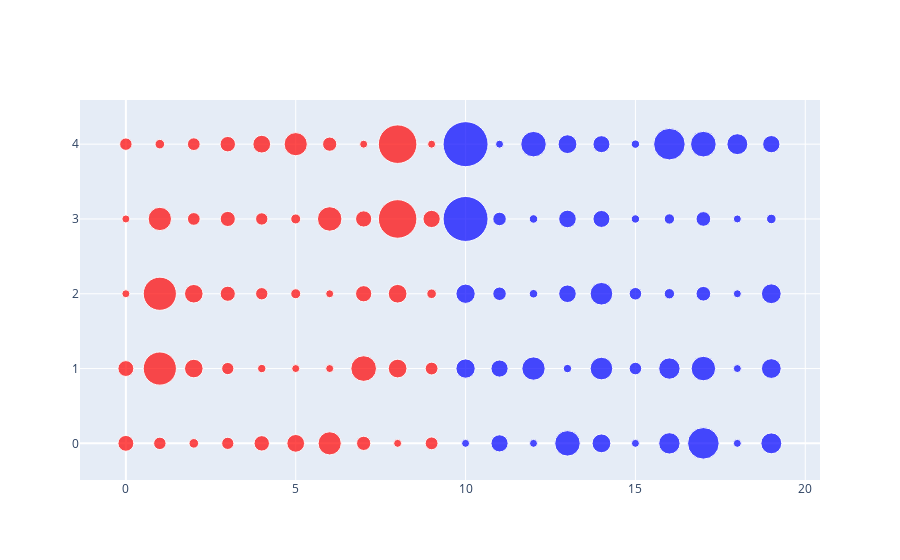

Notebook code for this chart:
### Code cell
x_vals = [a[0] for a in (R_coords + D_coords)]
y_vals = [a[1] for a in (R_coords + D_coords)]
pops = [a for a in (R_pops + D_pops)]

bubble(x_vals, y_vals, colors, pops, full_sen_list)

### Figure 1 — Plotly figure (JSON) as saved in the notebook; plotly's stock layout.template omitted (floating-point values rounded to 4 significant figures)
{"data": [{"marker": {"color": ["red", "red", "red", "red", "red", "red", "red", "red", "red", "red", "red", "red", "red", "red", "red", "red", "red", "red", "red", "red", "red", "red", "red", "red", "red", "red", "red", "red", "red", "red", "red", "red", "red", "red", "red", "red", "red", "red", "red", "red", "red", "red", "red", "red", "red", "red", "red", "red", "red", "red", "blue", "blue", "blue", "blue", "blue", "blue", "blue", "blue", "blue", "blue", "blue", "blue", "blue", "blue", "blue", "blue", "blue", "blue", "blue", "blue", "blue", "blue", "blue", "blue", "blue", "blue", "blue", "blue", "blue", "blue", "blue", "blue", "blue", "blue", "blue", "blue", "blue", "blue", "blue", "blue", "blue", "blue", "blue", "blue", "blue", "blue", "blue", "blue", "blue", "blue"], "size": [4903185, 4903185, 731545, 731545, 3017804, 3017804, 21477737, 21477737, 10617423, 1787065, 1787065, 6732219, 6732219, 3155070, 3155070, 2913314, 2913314, 4467673, 4467673, 4648794, 4648794, 1344212, 2976149, 2976149, 6137428, 6137428, 1068778, 1934408, 1934408, 10488084, 10488084, 762062, 762062, 11689100, 3956971, 3956971, 12801989, 5148714, 5148714, 884659, 884659, 6829174, 6829174, 28995881, 28995881, 3205958, 3205958, 1792147, 5822434, 578759, 578759, 7278717, 7278717, 39512223, 39512223, 5758736, 5758736, 3565287, 3565287, 973764, 973764, 10617423, 1415872, 1415872, 12671821, 12671821, 1344212, 6045680, 6045680, 6892503, 6892503, 9986857, 9986857, 5639632, 5639632, 1068778, 3080156, 3080156, 1359711, 1359711, 8882190, 8882190, 2096829, 2096829, 19453561, 19453561, 11689100, 4217737, 4217737, 12801989, 1059361, 1059361, 623989, 623989, 8535519, 8535519, 7614893, 7614893, 1792147, 5822434], "sizemin": 4, "sizemode": "area", "sizeref": 39020.0}, "mode": "markers", "text": ["Richard Shelby", "Tommy Tuberville", "Lisa Murkowski", "Dan Sullivan", "John Boozman", "Tom Cotton", "Marco Rubio", "Rick Scott", "Kelly Loeffler", "Mike Crapo", "Jim Risch", "Todd Young", "Mike Braun", "Chuck Grassley", "Joni Ernst", "Jerry Moran", "Roger Marshall", "Mitch McConnell", "Rand Paul", "Bill Cassidy", "John Kennedy", "Susan Collins", "Roger Wicker", "Cindy Hyde-Smith", "Roy Blunt", "Josh Hawley", "Steve Daines", "Deb Fischer", "Ben Sasse", "Richard Burr", "Thom Tillis", "John Hoeven", "Kevin Cramer", "Rob Portman", "Jim Inhofe", "James Lankford", "Pat Toomey", "Lindsey Graham", "Tim Scott", "John Thune", "Mike Rounds", "Marsha Blackburn", "Bill Hagerty", "John Cornyn", "Ted Cruz", "Mike Lee", "Mitt Romney", "Shelley Moore Capito", "Ron Johnson", "John Barrasso", "Cynthia Lummis", "Kyrsten Sinema", "Mark Kelly", "Dianne Feinstein", "Kamala Harris", "Michael Bennet", "John Hickenlooper", "Richard Blumenthal", "Chris Murphy", "Tom Carper", "Chris Coons", "Vacant", "Brian Schatz", "Mazie Hirono", "Dick Durbin", "Tammy Duckworth", "Angus King", "Ben Cardin", "Chris Van Hollen", "Elizabeth Warren", "Ed Markey", "Debbie Stabenow", "Gary Peters", "Amy Klobuchar", "Tina Smith", "Jon Tester", "Catherine Cortez Masto", "Jacky Rosen", "Jeanne Shaheen", "Maggie Hassan", "Bob Menendez", "Cory Booker", "Martin Heinrich", "Ben Ray Luján", "Chuck Schumer", "Kirsten Gillibrand", "Sherrod Brown", "Ron Wyden", "Jeff Merkley", "Bob Casey Jr.", "Jack Reed", "Sheldon Whitehouse", "Patrick Leahy", "Bernie Sanders", "Mark Warner", "Tim Kaine", "Patty Murray", "Maria Cantwell", "Joe Manchin", "Tammy Baldwin"], "type": "scatter", "x": [0, 0, 0, 0, 0, 1, 1, 1, 1, 1, 2, 2, 2, 2, 2, 3, 3, 3, 3, 3, 4, 4, 4, 4, 4, 5, 5, 5, 5, 5, 6, 6, 6, 6, 6, 7, 7, 7, 7, 7, 8, 8, 8, 8, 8, 9, 9, 9, 9, 9, 10, 10, 10, 10, 10, 11, 11, 11, 11, 11, 12, 12, 12, 12, 12, 13, 13, 13, 13, 13, 14, 14, 14, 14, 14, 15, 15, 15, 15, 15, 16, 16, 16, 16, 16, 17, 17, 17, 17, 17, 18, 18, 18, 18, 18, 19, 19, 19, 19, 19], "y": [0, 1, 2, 3, 4, 0, 1, 2, 3, 4, 0, 1, 2, 3, 4, 0, 1, 2, 3, 4, 0, 1, 2, 3, 4, 0, 1, 2, 3, 4, 0, 1, 2, 3, 4, 0, 1, 2, 3, 4, 0, 1, 2, 3, 4, 0, 1, 2, 3, 4, 0, 1, 2, 3, 4, 0, 1, 2, 3, 4, 0, 1, 2, 3, 4, 0, 1, 2, 3, 4, 0, 1, 2, 3, 4, 0, 1, 2, 3, 4, 0, 1, 2, 3, 4, 0, 1, 2, 3, 4, 0, 1, 2, 3, 4, 0, 1, 2, 3, 4]}], "layout": {}}
